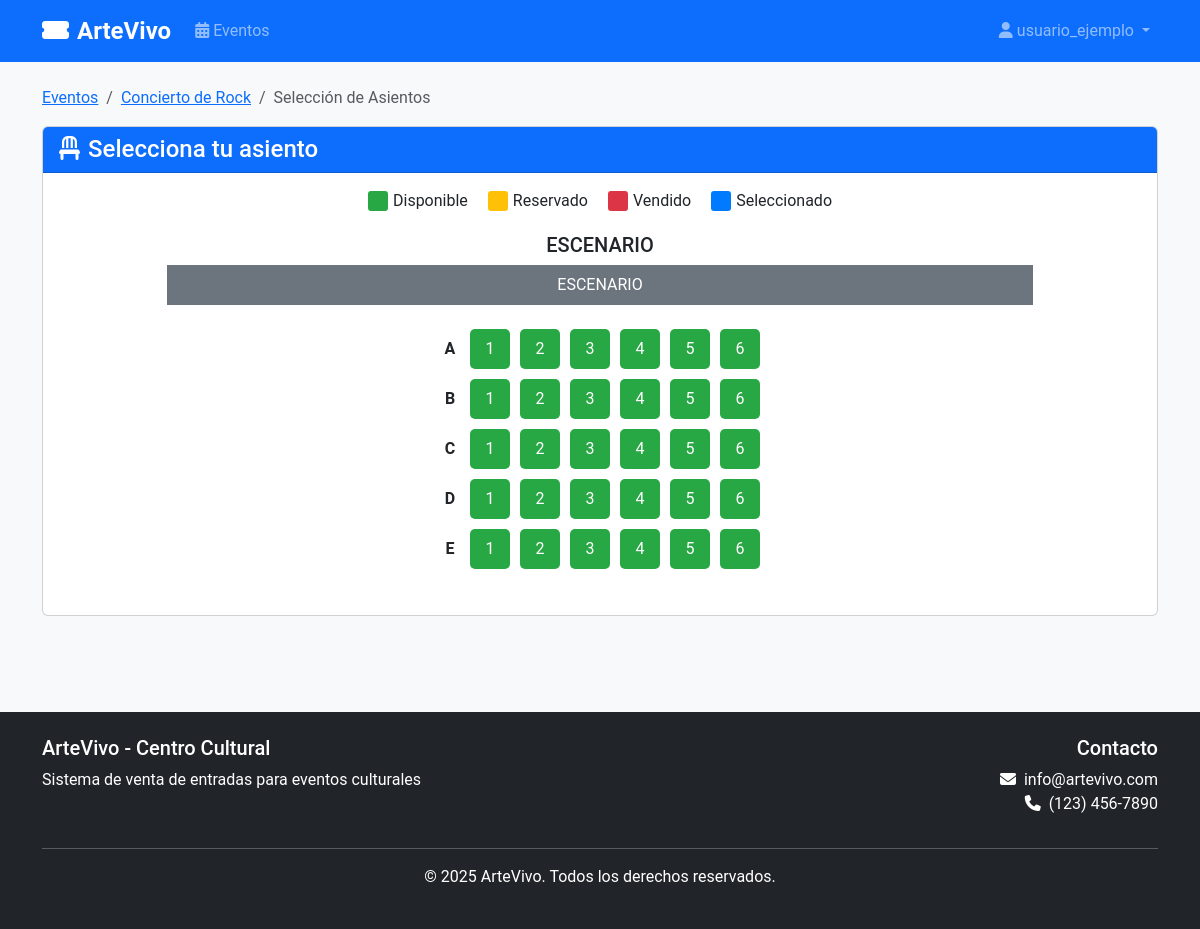
Page /eventos/1/asientos (signed in) on the committed database.
### app/models/usuario.py (models this page shows, shortened)
class Usuario(UserMixin, db.Model):
    __tablename__ = 'usuarios'
    id = db.Column(db.Integer, primary_key=True)
    nombre_usuario = db.Column(db.String(64), unique=True, index=True)
    correo = db.Column(db.String(120), unique=True, index=True)
    password_hash = db.Column(db.String(128))
    ventas = db.relationship('Venta', backref='comprador', lazy='dynamic')
    @property
    def password(self):
        raise AttributeError('password no es un atributo legible')

### app/models/evento.py (models this page shows, shortened)
class Evento(db.Model):
    __tablename__ = 'eventos'
    id = db.Column(db.Integer, primary_key=True)
    nombre = db.Column(db.String(255), nullable=False)
    descripcion = db.Column(db.Text, nullable=False)
    fecha = db.Column(db.Date, nullable=False)
    hora = db.Column(db.Time, nullable=False)
    lugar = db.Column(db.String(255), nullable=False)
    imagen = db.Column(db.String(255), nullable=True)  # URL o ruta a la imagen del evento
    capacidad = db.Column(db.Integer, default=30)  # Capacidad total del evento (30 asientos por defecto)
    asientos = db.relationship('Asiento', backref='evento', lazy='dynamic', cascade='all, delete-orphan')
    ventas = db.relationship('Venta', backref='evento_relacionado', lazy='dynamic')

### app/models/asiento.py (models this page shows, shortened)
class Asiento(db.Model):
    __tablename__ = 'asientos'
    id = db.Column(db.Integer, primary_key=True)
    evento_id = db.Column(db.Integer, db.ForeignKey('eventos.id'), nullable=False)
    fila = db.Column(db.String(10), nullable=False)
    numero_asiento = db.Column(db.Integer, nullable=False)
    estado = db.Column(db.String(20), default='disponible')  # disponible, reservado, vendido
    precio = db.Column(db.Float, nullable=False, default=0.0)
    posicion_x = db.Column(db.Integer, nullable=False)  # Posición X en el diagrama (columna)
    posicion_y = db.Column(db.Integer, nullable=False)  # Posición Y en el diagrama (fila)
    tipo = db.Column(db.String(20), default='normal')  # normal, vip, discapacitados, etc.
    ventas = db.relationship('Venta', backref='asiento_relacionado', lazy='dynamic')

### app/routes/eventos.py (the view)
@eventos_bp.route('/<int:evento_id>/asientos')
@login_required
@swag_from({
    'tags': ['Eventos'],
    'summary': 'Selección de asientos',
    'description': 'Muestra la interfaz para seleccionar asientos para un evento',
    'parameters': [
        {
            'name': 'evento_id',
            'in': 'path',
            'type': 'integer',
            'required': True,
            'description': 'ID del evento'
        }
    ],
    'responses': {
        '200': {
            'description': 'Interfaz de selección de asientos'
        },
        '404': {
            'description': 'Evento no encontrado'
        }
    }
})
def asientos(evento_id):
    evento = Evento.query.get_or_404(evento_id)
    asientos = Asiento.query.filter_by(evento_id=evento_id).all()
    asientos_por_fila = {}
    for asiento in asientos:
        if asiento.fila not in asientos_por_fila:
            asientos_por_fila[asiento.fila] = []
        asientos_por_fila[asiento.fila].append(asiento)
    for fila in asientos_por_fila:
        asientos_por_fila[fila] = sorted(asientos_por_fila[fila], key=lambda x: x.numero_asiento)
    filas_ordenadas = sorted(asientos_por_fila.keys())
    return render_template('eventos/asientos.html',
                           evento=evento,
                           asientos_por_fila=asientos_por_fila,
                           filas_ordenadas=filas_ordenadas)

### app/models/usuario.py (called while the page is built)
@login_manager.user_loader
def load_user(user_id):
    return Usuario.query.get(int(user_id))

### app/templates/eventos/asientos.html (shortened to what this page needs)
{% extends "base.html" %}
{% block content %}
<nav aria-label="breadcrumb">
    <ol class="breadcrumb">
        <li class="breadcrumb-item"><a href="{{ url_for('eventos.lista') }}">Eventos</a></li>
        <li class="breadcrumb-item"><a href="{{ url_for('eventos.detalle', evento_id=evento.id) }}">{{ evento.nombre }}</a></li>
        <li class="breadcrumb-item active">Selección de Asientos</li>
    </ol>
</nav>
<div class="card mb-4">
    <div class="card-header bg-primary text-white">
        <h4 class="mb-0"><i class="fas fa-chair me-2"></i>Selecciona tu asiento</h4>
    </div>
    <div class="card-body">
        <div class="legend">
            <div class="legend-item">
                <div class="legend-color" style="background-color: #28a745;"></div>
                <span>Disponible</span>
            </div>
            <div class="legend-item">
                <div class="legend-color" style="background-color: #ffc107;"></div>
                <span>Reservado</span>
            </div>
            <div class="legend-item">
                <div class="legend-color" style="background-color: #dc3545;"></div>
                <span>Vendido</span>
            </div>
            <div class="legend-item">
                <div class="legend-color" style="background-color: #007bff;"></div>
                <span>Seleccionado</span>
            </div>
        </div>
        <div class="text-center mb-4">
            <h5>ESCENARIO</h5>
            <div class="bg-secondary text-white py-2 mb-4" style="width: 80%; margin: 0 auto;">
                ESCENARIO
            </div>
        </div>
        <div class="seat-map">
            {% for fila in filas_ordenadas %}
            <div class="seat-row">
                <div class="row-label">{{ fila }}</div>
                {% for asiento in asientos_por_fila[fila] %}
                <div class="seat {{ asiento.estado }}"
                     data-id="{{ asiento.id }}"
                     data-fila="{{ asiento.fila }}"
                     data-numero="{{ asiento.numero_asiento }}"
                     data-precio="{{ asiento.precio }}"
                     data-estado="{{ asiento.estado }}">
                    {{ asiento.numero_asiento }}
                </div>
                {% endfor %}
            </div>
            {% endfor %}
        </div>
    </div>
</div>
{% endblock %}

### app/templates/base.html (shortened to what this page needs)
<!DOCTYPE html>
<html lang="es">
  <head>
    <link
      href="https://cdn.jsdelivr.net/npm/bootstrap@5.3.0/dist/css/bootstrap.min.css"
      rel="stylesheet"
    />
    <link
      rel="stylesheet"
      href="https://cdnjs.cloudflare.com/ajax/libs/font-awesome/6.4.0/css/all.min.css"
    />
    <link
      rel="stylesheet"
      href="{{ url_for('static', filename='css/styles.css') }}"
    />
  </head>
  <body>
    <nav class="navbar navbar-expand-lg navbar-dark bg-primary">
      <div class="container">
        <a class="navbar-brand" href="/">
          <i class="fas fa-ticket-alt me-2"></i>ArteVivo
        </a>
        <div class="collapse navbar-collapse" id="navbarNav">
          <ul class="navbar-nav me-auto">
            <li class="nav-item">
              <a class="nav-link" href="{{ url_for('eventos.lista') }}">
                <i class="fas fa-calendar-alt me-1"></i>Eventos
              </a>
            </li>
          </ul>
          <ul class="navbar-nav">
            {% if current_user.is_authenticated %}
            <li class="nav-item dropdown">
              <a
                class="nav-link dropdown-toggle"
                href="#"
                id="navbarDropdown"
                role="button"
                data-bs-toggle="dropdown"
              >
                <i class="fas fa-user me-1"></i>{{ current_user.nombre_usuario
                }}
              </a>
            </li>
            {% endif %}
          </ul>
        </div>
      </div>
    </nav>
    <main class="container py-4">
       {% block content %}{% endblock %}
    </main>
    <footer class="bg-dark text-white py-4 mt-5">
      <div class="container">
        <div class="row">
          <div class="col-md-6">
            <h5>ArteVivo - Centro Cultural</h5>
            <p>Sistema de venta de entradas para eventos culturales</p>
          </div>
          <div class="col-md-6 text-md-end">
            <h5>Contacto</h5>
            <p>
              <i class="fas fa-envelope me-2"></i>info@artevivo.com<br />
              <i class="fas fa-phone me-2"></i>(123) 456-7890
            </p>
          </div>
        </div>
        <hr />
        <div class="text-center">
          <p>&copy; {{ now.year }} ArteVivo. Todos los derechos reservados.</p>
        </div>
      </div>
    </footer>
  </body>
</html>

### app/static/css/styles.css (style rules this page uses)
body { font-family: 'Roboto', sans-serif; color: #333; background-color: #f8f9fa; }
.navbar-brand { font-weight: bold; font-size: 1.5rem; }
footer { margin-top: 2rem; }
.card { transition: transform 0.3s ease, box-shadow 0.3s ease; margin-bottom: 1rem; }
.seat-map { margin: 2rem 0; }

### app/templates/eventos/asientos.html (style rules this page uses)
.seat-map { display: flex; flex-direction: column; align-items: center; margin: 20px 0; }
.row-label { width: 30px; text-align: center; font-weight: bold; }
.seat-row { display: flex; margin-bottom: 10px; align-items: center; }
.seat { width: 40px; height: 40px; margin: 0 5px; display: flex; align-items: center; justify-content: center; border-radius: 5px; cursor: pointer; transition: all 0.3s; }
.seat.disponible { background-color: #28a745; color: white; }
.legend { display: flex; justify-content: center; margin-bottom: 20px; }
.legend-item { display: flex; align-items: center; margin: 0 10px; }
.legend-color { width: 20px; height: 20px; border-radius: 3px; margin-right: 5px; }

### rows in the picture
Usuario: nombre_usuario "usuario_ejemplo"
Evento: nombre "Concierto de Rock"
Asiento: numero_asiento "1"
Asiento: numero_asiento "2"
Asiento: numero_asiento "3"
Asiento: numero_asiento "4"
Asiento: numero_asiento "5"
Asiento: numero_asiento "6"
Asiento: numero_asiento "1"
Asiento: numero_asiento "2"
Asiento: numero_asiento "3"
Asiento: numero_asiento "4"
Asiento: numero_asiento "5"
Asiento: numero_asiento "6"
Asiento: numero_asiento "1"
Asiento: numero_asiento "2"
Asiento: numero_asiento "3"
Asiento: numero_asiento "4"
Asiento: numero_asiento "5"
Asiento: numero_asiento "6"
Asiento: numero_asiento "1"
Asiento: numero_asiento "2"
Asiento: numero_asiento "3"
Asiento: numero_asiento "4"
Asiento: numero_asiento "5"
Asiento: numero_asiento "6"
Asiento: numero_asiento "1"
Asiento: numero_asiento "2"
Asiento: numero_asiento "3"
Asiento: numero_asiento "4"
Asiento: numero_asiento "5"
Asiento: numero_asiento "6"

### other values in the picture
{{ fila }} "A" "B" "C" "D" "E"
